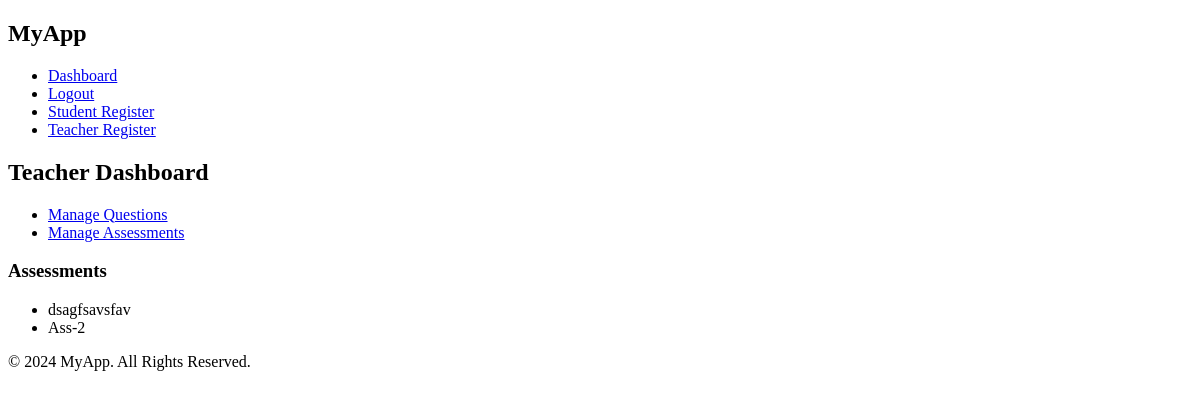
/tdashboard (signed in), run on an earlier commit of the app's database.
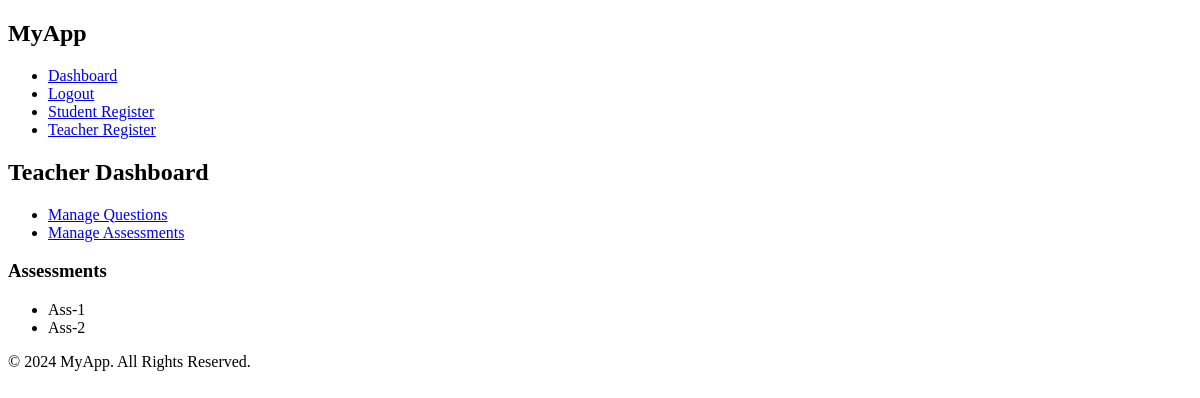
And on a later commit of the database.
### app/models/assessment.py (models this page shows)
class Assessment(db.Model):
    id = db.Column(db.Integer, primary_key=True)
    name = db.Column(db.String(255), nullable=False)
    type = db.Column(db.String(255), nullable=False)
    questions = db.relationship('Question', secondary='assessment_question', backref='assessments')
    parameters = db.Column(db.JSON, nullable=True)

### app/routes/dashboard.py (the view)
@app.route('/tdashboard')
def teacher_dashboard():
    if 'user_id' not in session or session['role'] != 'teacher':
        return redirect(url_for('login'))
    user = User.query.get(session['user_id'])
    if user:
        pass
    else:
        return redirect(url_for('home'))
    assessments = Assessment.query.all()
    return render_template('teacher_dashboard.html', assessments=assessments)

### app/templates/teacher_dashboard.html
{% extends "base.html" %}
{% block content %}
<h2>Teacher Dashboard</h2>
<ul>
    <li><a href="{{ url_for('manage_questions') }}" class="btn btn-success">Manage Questions</a></li>
    <li><a href="{{ url_for('manage_assessments') }}" class="btn btn-success">Manage Assessments</a></li>
</ul>
<h3>Assessments</h3>
<ul>
    {% for assessment in assessments %}
    <li>{{ assessment.name }}</li>
    {% endfor %}
</ul>
{% endblock %}

### app/templates/base.html (shortened to what this page needs)
<!DOCTYPE html>
<html lang="en">
<head>
    <link rel="stylesheet" href="{{ url_for('static', filename='style.css') }}">
</head>
<body>
<header>
    <nav>
        <div class="container">
            <h1>MyApp</h1>
            <ul>
                <li><a href="{{ url_for('dashboard') }}">Dashboard</a></li>
                <li><a href="{{ url_for('logout') }}">Logout</a></li>
                <li><a href="{{ url_for('register_student') }}">Student Register</a></li>
                <li><a href="{{ url_for('register_teacher') }}">Teacher Register</a></li>
            </ul>
        </div>
    </nav>
</header>
<div class="container mt-4">
    {% block content %}
    {% endblock %}
</div>
<footer>
    <div class="container">
        <p>&copy; 2024 MyApp. All Rights Reserved.</p>
    </div>
</footer>
</body>
</html>

What changed in the data, as far as the page shows it:
removed Assessment: name "dsagfsavsfav"
added Assessment: name "Ass-1"
